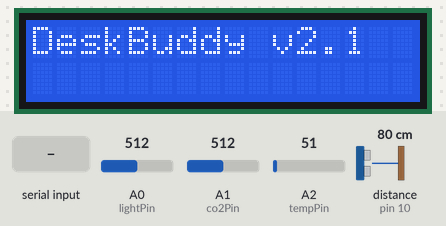
Bench run of a sketch on a simulated Arduino Uno, built with avr-gcc and run on an emulated ATmega328P. Shown: 16×2 character LCD. Wiring (inferred from the names in the program): ultrasonic range finder: trigger pin 9; echo pin 10. The test bench sets the inputs (shaded band); at power-on: A0 (lightPin) = 512, A1 (co2Pin) = 512, A2 (tempPin) = 51, distance to the obstacle (sensor on pin 10) 80 cm. The echo pulse lasts 58.3 µs per cm; what the sketch prints to the serial monitor is not drawn.

Above: at 1.7 s.
1.8 s: "LCD::45\n" received over Serial
At 2.8 s:
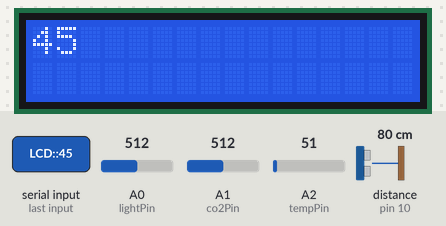
Timing chart, 0 to 4.8 s (numbered marks = the images above; inputs shaded):
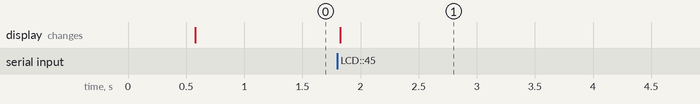

Measured:
- after the input at 1.8 s, the display: changes at once (image 1)

The sketch:

deskbuddy_arduino1.ino
```cpp
// ═══════════════════════════════════════════════════════════════
// DeskBuddy — Arduino Raw Sensor Transmitter (Minimalist)
// ═══════════════════════════════════════════════════════════════
// Reads sensors and transmits raw data as JSON over Serial.
// Hardware: LCD 16x2 (I2C), Ultrasonic (HC-SR04),
//           Photoresistor, CO2 sensor, Temp sensor.
// ═══════════════════════════════════════════════════════════════
#include <Adafruit_LiquidCrystal.h>

const byte trigPin    = 9;
const byte echoPin    = 10;
const byte lightPin   = A0;
const byte co2Pin     = A1;
const byte tempPin    = A2;

Adafruit_LiquidCrystal lcd(0);

const unsigned long SAMPLE_INTERVAL_MS = 500;
unsigned long lastSampleTime = 0;
String serialBuffer = "";

void setup() {
  // 115200 is fast. Ensure Serial Monitor matches this EXACTLY.
  Serial.begin(9600);

  // Give the Serial hardware a moment to stabilize
  delay(500);

  pinMode(trigPin, OUTPUT);
  pinMode(echoPin, INPUT);

  lcd.begin(16, 2);
  lcd.setCursor(0, 0);
  lcd.print("DeskBuddy v2.1");

  // DEBUG HEARTBEAT: If you see this clearly, your baud rate is correct.
  Serial.println("\n--- SYSTEM ONLINE ---");
  Serial.println("{\"status\":\"ready\"}");
}

int measureDistance() {
  digitalWrite(trigPin, LOW);
  delayMicroseconds(2);
  digitalWrite(trigPin, HIGH);
  delayMicroseconds(10);
  digitalWrite(trigPin, LOW);

  // Added a 20ms timeout to prevent long hangs if sensor is unplugged
  long duration = pulseIn(echoPin, HIGH, 20000);
  if (duration == 0) return -1;

  return (duration * 34) / 2000;
}

void handleCommand(String cmd) {
  cmd.trim();
  if (cmd.startsWith("LCD:")) {
    int c1 = cmd.indexOf(':', 4);
    if (c1 > 0) {
      int line = cmd.substring(4, c1).toInt();
      String msg = cmd.substring(c1 + 1);
      while (msg.length() < 16) msg += ' ';
      lcd.setCursor(0, line);
      lcd.print(msg.substring(0, 16));
    }
  }
}

void loop() {
  // Listen for PC commands
  while (Serial.available() > 0) {
    char c = (char)Serial.read();
    if (c == '\n') {
      handleCommand(serialBuffer);
      serialBuffer = "";
    } else if (serialBuffer.length() < 32) { // BUG FIX: Prevent memory overflow
      serialBuffer += c;
    }
  }

  unsigned long now = millis();
  if (now - lastSampleTime >= SAMPLE_INTERVAL_MS) {
    lastSampleTime = now;

    int distance = measureDistance();
    int lightVal = analogRead(lightPin);
    int co2Raw   = analogRead(co2Pin);
    int tempRaw  = analogRead(tempPin);

    // Clean JSON output
    Serial.print("{\"d\":");
    Serial.print(distance);
    Serial.print(",\"l\":");
    Serial.print(lightVal);
    Serial.print(",\"co2\":");
    Serial.print(co2Raw);
    Serial.print(",\"t\":");
    Serial.print(tempRaw);
    Serial.println("}");
  }
}
```
